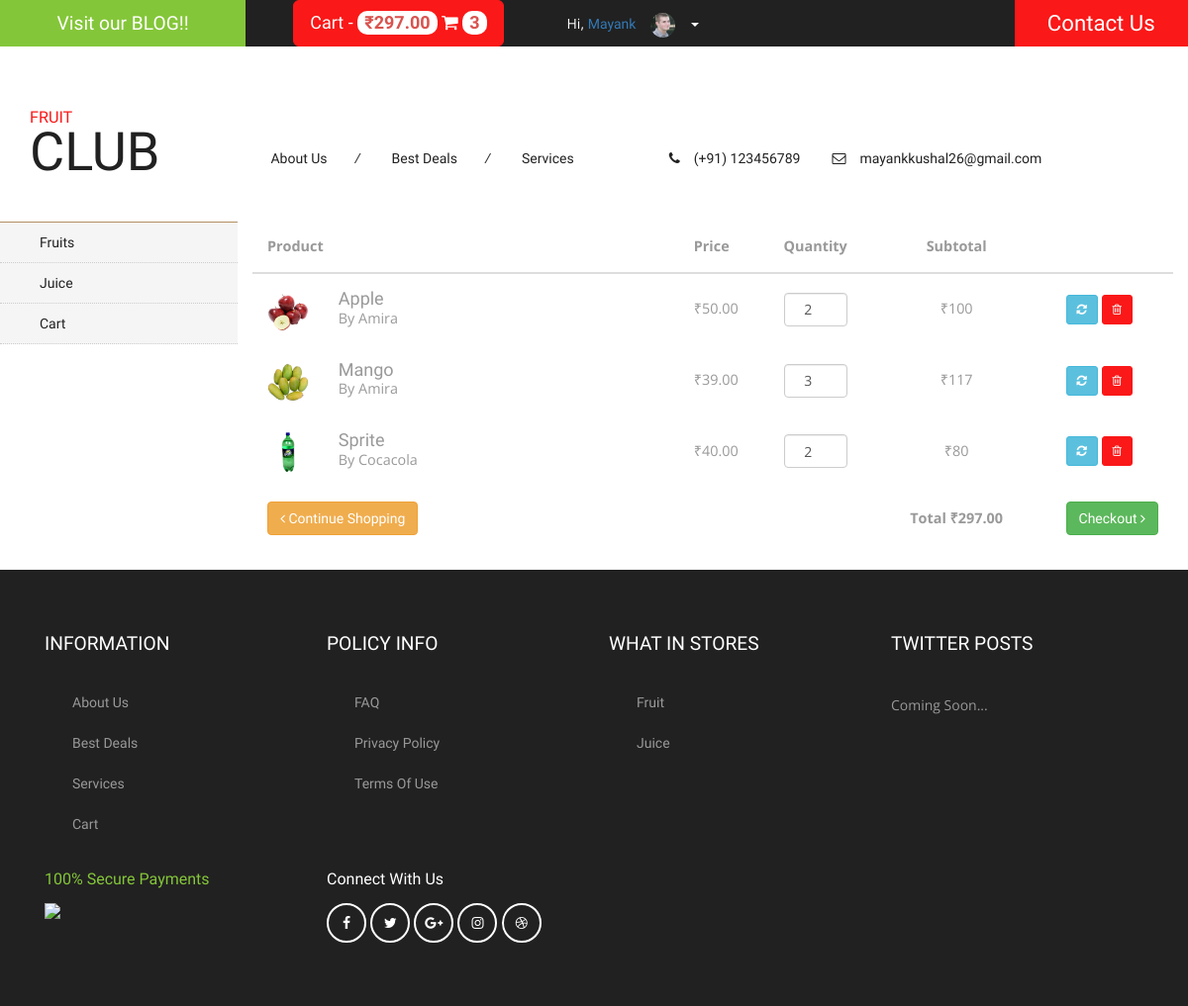
The page /cart (signed in) on the database as committed earlier.
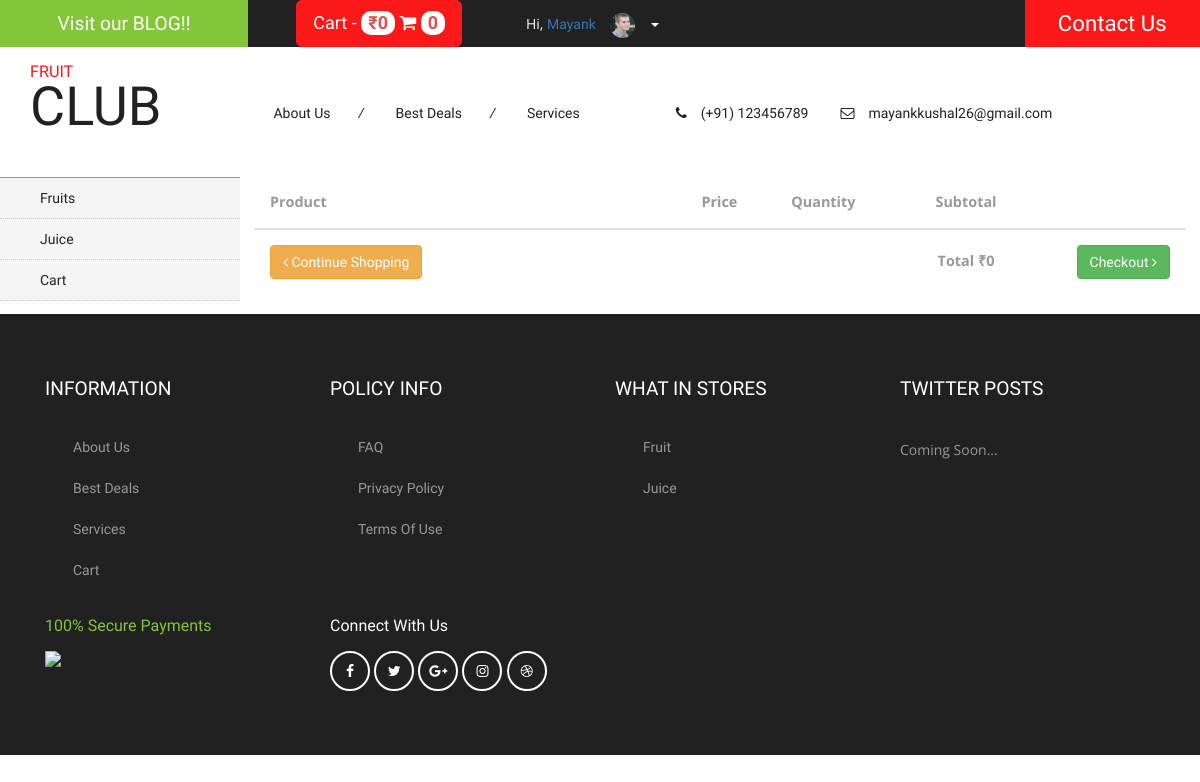
The same page on the database as committed later.
### fruitclub/models.py (models this page shows, shortened)
class Cart(models.Model):
	user = models.ForeignKey(User)
	product = models.ForeignKey(Product)
	quantity = models.IntegerField(default=0)

class Product(models.Model):
	category = models.ForeignKey(Category, related_name='category')
	name = models.CharField(max_length=300)
	company = models.ForeignKey(Company, related_name="company")
	description = models.CharField(max_length=500)
	date = models.DateTimeField(auto_now_add=True)
	price = models.DecimalField(default=0, max_digits=7, decimal_places=2)
	slug = models.SlugField()

class ProductImage(models.Model):
	product = models.ForeignKey(Product, related_name='images')
	image = models.ImageField(null=True, upload_to='product_images')
	date = models.DateTimeField(auto_now_add=True)

class Company(models.Model):
    name = models.CharField(max_length=300)
    slug = models.SlugField()
    class Meta:
    	verbose_name_plural = 'Companies'

class Profile(models.Model):
	user = models.OneToOneField(User, related_name="profile")
	first_name = models.CharField(max_length=30)
	last_name = models.CharField(max_length=30)
	picture = models.ImageField(default='empty-user-photo.png', upload_to='profile_pictures')
	mobile = models.IntegerField(null=True)

### fruitclub/views.py (the view)
# urls.py: url(r'^cart', views.cart, name='cart'),
def cart(request):
	product_list = Cart.objects.filter(user=request.user)
	context_dict = {'product_list':product_list}
	return render(request, 'fruitclub/cart.html', context_dict)

### fruitclub/templatetags/cart_tags.py (called while the page is built)
@register.simple_tag(takes_context=True)
def cart_count(context):
	request = context['request']
	count = 0
	if request.user.is_authenticated():
		count = Cart.objects.filter(user=request.user).count()
	return count

@register.simple_tag(takes_context=True)
def cart_amount(context):
	request = context['request']
	amount = 0
	if request.user.is_authenticated():
		cart = Cart.objects.filter(user=request.user)
		for product in cart:
			amount += product.product.price * product.quantity
	return amount

### templates/fruitclub/cart.html (shortened to what this page needs)
{% extends 'fruitclub/base.html' %}
{% load staticfiles %}
{% load cart_tags %}
{% block body_block %}
	<div class="container-fluid">
	<table id="cart" class="table table-hover table-condensed">
    				<thead>
						<tr>
							<th style="width:50%">Product</th>
							<th style="width:10%">Price</th>
							<th style="width:8%">Quantity</th>
							<th style="width:22%" class="text-center">Subtotal</th>
							<th style="width:10%"></th>
						</tr>
					</thead>
					<tbody>
					{% for product in product_list %}
						<tr>
							<td data-th="Product">
								<div class="row">
									{% with product.product.images.all|first as image %}
									<div class="col-sm-2 hidden-xs"><img src="{{ image.image.url }}" alt="..." class="img-responsive"/></div>
									{% endwith %}
									<div class="col-sm-10">
										<h4 class="nomargin">{{ product.product.name }}</h4>
										<p>By {{ product.product.company.name }}</p>
									</div>
								</div>
							</td>
							<td data-th="Price">&#8377;{{ product.product.price }}</td>
							<td data-th="Quantity">
								<input type="number" class="form-control text-center" id="prod{{ product.product.id }}" value="{{ product.quantity }}">
							</td>
							<td data-th="Subtotal" class="text-center">&#8377;{% widthratio product.quantity 1 product.product.price %}</td>
							<td class="actions" data-th="">
								<button class="btn btn-info btn-sm chng-qty" data-pid="{{ product.product.id }}"><i class="fa fa-refresh"></i></button>
								<button class="btn btn-danger btn-sm rem-item" data-pid="{{ product.product.id }}"><i class="fa fa-trash-o"></i></button>
							</td>
						</tr>
					{% endfor %}
					</tbody>
					<tfoot>
						<tr>
							<td><a href="{% url 'index' %}" class="btn btn-warning"><i class="fa fa-angle-left"></i> Continue Shopping</a></td>
							<td colspan="2" class="hidden-xs"></td>
							<td class="hidden-xs text-center"><strong>Total &#8377;{% cart_amount %}</strong></td>
							<td><a href="{% url 'checkout' %}" class="btn btn-success btn-block">Checkout <i class="fa fa-angle-right"></i></a></td>
						</tr>
					</tfoot>
				</table>
</div>
{% endblock %}

### templates/fruitclub/base.html (shortened to what the changed rows need)
<!DOCTYPE html>
{% load staticfiles %}
{% load cart_tags %}
<html>
<head>
<link href="https://maxcdn.bootstrapcdn.com/bootstrap/3.3.7/css/bootstrap.min.css" rel="stylesheet" type="text/css" media="all" />
<link href="{% static 'css/style.css' %}" rel="stylesheet" type="text/css" media="all" />
<link href="https://maxcdn.bootstrapcdn.com/font-awesome/4.7.0/css/font-awesome.min.css" rel="stylesheet" type="text/css" media="all" />
</head>
<body>
	<div class="agileits_header">
		<div class="product_list_header">
             <a href="{% url 'cart' %}" class="btn btn-lg btn-danger">Cart - <span class="badge">&#8377;{% cart_amount %}</span> <i class="fa fa-shopping-cart"></i> <span class="badge">{% cart_count %}</span></a>
		</div>
		<div class="w3l_header_right">
			<ul class="topbar list-inline">
			{% if user.is_authenticated  %}
				<li style="color:white;">Hi, <a href="{% url 'profile_page' %}">{{ request.user.profile.first_name }}</a></li>
				<li><a href="{% url 'profile_page' %}"><img class="topbar-profile img-circle" src="{{ request.user.profile.picture.url }}"/></a></li>
			{% else %}
				<li style="color:white;">Hi, Stranger</a></li>
				<li><img class="topbar-profile img-circle" src="{% static 'images/empty-user-photo.png' %}"/></li>
			{% endif %}
			</ul>
		</div>
		<div class="w3l_header_right1">
			<h2><a href="#contactModal" data-toggle="modal">Contact Us</a></h2>
		</div>
	</div>
	<div class="logo_products">
		<div class="container">
			<div class="w3ls_logo_products_left">
				<h1><a href="{% url 'index' %}"><span>Fruit</span> Club</a></h1>
			</div>
		</div>
	</div>
<div class="banner">
		<div class="w3l_banner_nav_right">
			{% block body_block %}{% endblock %}
		</div>
	</div>
</body>
</html>

Rows that differ between the two databases and show on the page:
removed Cart: image (picture), product.name "Apple", product.company.name "Amira", product.price "50.00", quantity "2", quantity+product "100"
removed Cart: image (picture), product.name "Mango", product.company.name "Amira", product.price "39.00", quantity "3", quantity+product "117"
removed Cart: image (picture), product.name "Sprite", product.company.name "Cocacola", product.price "40.00", quantity "2", quantity+product "80"
Other text that changed with them:
text no longer shown: "297.00 3 297.00"
text now shown: "0 0 0"
